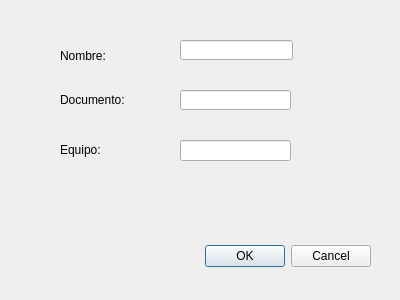
<?xml version="1.0" encoding="UTF-8"?>
<ui version="4.0">
 <class>Dialog</class>
 <widget class="QDialog" name="Dialog">
  <property name="geometry">
   <rect>
    <x>0</x>
    <y>0</y>
    <width>400</width>
    <height>300</height>
   </rect>
  </property>
  <property name="windowTitle">
   <string>Dialog</string>
  </property>
  <widget class="QDialogButtonBox" name="boton_ingresar">
   <property name="geometry">
    <rect>
     <x>30</x>
     <y>240</y>
     <width>341</width>
     <height>32</height>
    </rect>
   </property>
   <property name="orientation">
    <enum>Qt::Horizontal</enum>
   </property>
   <property name="standardButtons">
    <set>QDialogButtonBox::Cancel|QDialogButtonBox::Ok</set>
   </property>
  </widget>
  <widget class="QLabel" name="label">
   <property name="geometry">
    <rect>
     <x>60</x>
     <y>40</y>
     <width>71</width>
     <height>31</height>
    </rect>
   </property>
   <property name="text">
    <string>Nombre:</string>
   </property>
  </widget>
  <widget class="QLineEdit" name="campo_documento">
   <property name="geometry">
    <rect>
     <x>180</x>
     <y>90</y>
     <width>111</width>
     <height>20</height>
    </rect>
   </property>
  </widget>
  <widget class="QLineEdit" name="campo_equipo">
   <property name="geometry">
    <rect>
     <x>180</x>
     <y>140</y>
     <width>111</width>
     <height>21</height>
    </rect>
   </property>
  </widget>
  <widget class="QLabel" name="label_3">
   <property name="geometry">
    <rect>
     <x>60</x>
     <y>140</y>
     <width>71</width>
     <height>20</height>
    </rect>
   </property>
   <property name="text">
    <string>Equipo:</string>
   </property>
  </widget>
  <widget class="QLineEdit" name="campo_nombre">
   <property name="geometry">
    <rect>
     <x>180</x>
     <y>40</y>
     <width>113</width>
     <height>20</height>
    </rect>
   </property>
  </widget>
  <widget class="QLabel" name="label_2">
   <property name="geometry">
    <rect>
     <x>60</x>
     <y>90</y>
     <width>91</width>
     <height>19</height>
    </rect>
   </property>
   <property name="text">
    <string>Documento:</string>
   </property>
  </widget>
 </widget>
 <resources/>
 <connections>
  <connection>
   <sender>boton_ingresar</sender>
   <signal>accepted()</signal>
   <receiver>Dialog</receiver>
   <slot>accept()</slot>
   <hints>
    <hint type="sourcelabel">
     <x>248</x>
     <y>254</y>
    </hint>
    <hint type="destinationlabel">
     <x>157</x>
     <y>274</y>
    </hint>
   </hints>
  </connection>
  <connection>
   <sender>boton_ingresar</sender>
   <signal>rejected()</signal>
   <receiver>Dialog</receiver>
   <slot>reject()</slot>
   <hints>
    <hint type="sourcelabel">
     <x>316</x>
     <y>260</y>
    </hint>
    <hint type="destinationlabel">
     <x>286</x>
     <y>274</y>
    </hint>
   </hints>
  </connection>
 </connections>
</ui>
